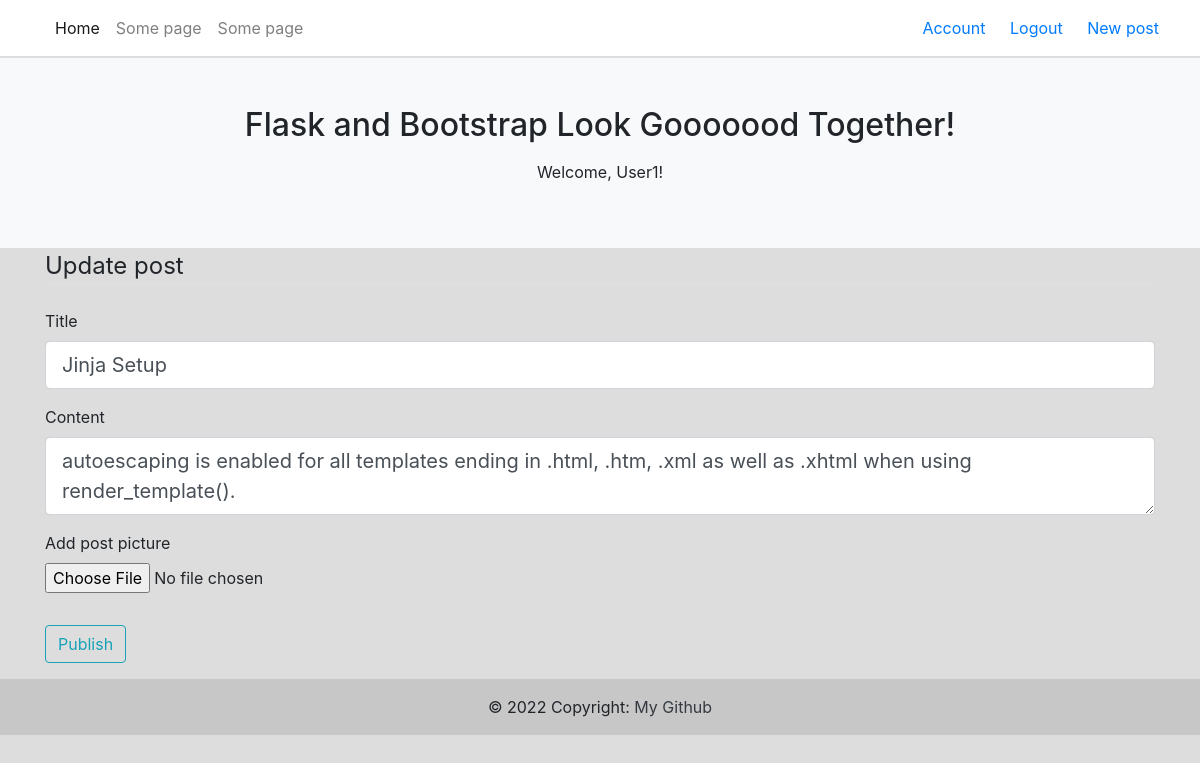
Screenshot of /post/1/update (signed in) with the database file from the repository.
### FlaskBlog/models.py (models this page shows, shortened)
class User(db.Model, UserMixin):
    id = db.Column(db.Integer, primary_key=True)
    username = db.Column(db.String(20), unique=True, nullable=False)
    email = db.Column(db.String(120), unique=True, nullable=False)
    image_file = db.Column(db.String(20), nullable=False,
                           default='default.png')
    password = db.Column(db.String(60), nullable=False)
    posts = db.relationship('Post', backref='author', lazy=True)

class Post(db.Model):
    id = db.Column(db.Integer, primary_key=True)
    title = db.Column(db.String(100), nullable=False)
    date_posted = db.Column(db.DateTime, nullable=False,
                            default=datetime.utcnow)
    content = db.Column(db.Text, nullable=False)
    user_id = db.Column(db.Integer, db.ForeignKey('user.id'), nullable=False)
    post_image = db.Column(db.String(20), nullable=True, default='071.jpg')

### FlaskBlog/postapp/routes.py (the view)
@posts.route("/post/<int:post_id>/update", methods=['GET', 'POST'])
@login_required
def update_post(post_id):
    post = Post.query.get_or_404(post_id)
    if post.author != current_user:
        abort(403)
    form = PostForm()
    if form.validate_on_submit():
        post.title = form.title.data
        post.content = form.content.data
        db.session.commit()
        flash('Post is updated!', 'success')
        return redirect(url_for('posts.view_post', post_id=post.id))
    elif request.method == 'GET':
        form.title.data = post.title
        form.content.data = post.content
    return render_template('create_post.html', title='Update post',
                           form=form, legend='Update post')

### FlaskBlog/postapp/forms.py
class PostForm(FlaskForm):
    title = StringField('Title', validators=[DataRequired()])
    content = TextAreaField('Content', validators=[DataRequired()])
    picture = FileField('Add post picture',
                        validators=[FileAllowed(['jpg', 'png', 'webp']),
                                    Optional()])
    submit = SubmitField('Publish')

### FlaskBlog/models.py (called while the page is built)
@login_manager.user_loader
def load_user(user_id):
    return User.query.get(int(user_id))

### FlaskBlog/templates/create_post.html (shortened to what this page needs)
{% extends "layout.html" %}
{% block content %}
<div class="container align-center" >
    <form method="POST" action="" enctype="multipart/form-data">
        <fieldset class="form-group">
            <legend class="border-bottom mb-4">{{ legend }}</legend>
            <div class="form-group">
                {{ form.title.label(class="form-control-label") }}
                {% if form.title.errors %}
                    {{ form.title(class="form-control form-control-lg is-invalid") }}
                    <div class="invalid-feedback">
                        {% for error in form.title.errors %}
                            <span>{{ error }}</span>
                        {% endfor %}
                    </div>
                {% else %}
                    {{ form.title(class="form-control form-control-lg") }}
                {% endif %}
            </div>
            <div class="form-group">
                {{ form.content.label(class="form-control-label") }}
                {% if form.content.errors %}
                    {{ form.content(class="form-control form-control-lg is-invalid") }}
                    <div class="invalid-feedback">
                        {% for error in form.content.errors %}
                            <span>{{ error }}</span>
                        {% endfor %}
                    </div>
                {% else %}
                    {{ form.content(class="form-control form-control-lg") }}
                {% endif %}
            </div>
            <div class="form-group">
                  {{ form.picture.label() }}
                  {{ form.picture(class="form-control-file") }}
              </div>
        </fieldset>
        <div class="form-group">
            {{ form.submit(class="btn btn-outline-info") }}
        </div>
    </form>
</div>
{% endblock content %}

### FlaskBlog/templates/layout.html (shortened to what this page needs)
<!DOCTYPE html>
<html lang="en">
<head>
    <link href="//netdna.bootstrapcdn.com/bootstrap/4.0.0/css/bootstrap.min.css" rel="stylesheet" id="bootstrap-css">
</head>
<body>
<header>
    <nav class="navbar navbar-expand-lg navbar-light bg-white fixed-top">
      <div class="container-fluid">
        <div class="collapse navbar-collapse" id="navbarExample01">
          <ul class="navbar-nav me-auto mb-2 mb-lg-0">
            <li class="nav-item active">
              <a class="nav-link" aria-current="page" href="/">Home</a>
            </li>
            <li class="nav-item">
              <a class="nav-link" href="/" rel="nofollow"
                target="_blank">Some page</a>
            </li>
            <li class="nav-item">
              <a class="nav-link" href="/" target="_blank">Some page</a>
            </li>
          </ul>
        </div>
          <div class="align-right">
              {% if current_user.is_authenticated %}
              <a class="u-button-style u-nav-link u-text-active-palette-1-base u-text-white u-text-hover-palette-2-base"
                       href="{{url_for('users.account')}}" style="padding: 10px;">
                        Account
              </a>
              <a class="u-button-style u-nav-link u-text-active-palette-1-base u-text-white u-text-hover-palette-2-base"
                       href="{{url_for('users.logout')}}" style="padding: 10px;">
                        Logout
              </a>
              <a class="u-button-style u-nav-link u-text-active-palette-1-base u-text-white u-text-hover-palette-2-base"
                       href="{{url_for('posts.new_post')}}" style="padding: 10px;">
                        New post
              </a>
              {% endif %}
          </div>
      </div>
    </nav>
    <div id="intro" class="p-5 text-center bg-light">
      <h1 class="mb-3 h2">Flask and Bootstrap Look Gooooood Together!</h1>
      {% if current_user.is_authenticated %}
      <p class="mb-3">Welcome, {{ current_user.username }}!</p>
      {% endif %}
    </div>
  </header>
{% block content %} {% endblock content %}
  <footer class="bg-light text-lg-start">
    <div class="text-center p-3" style="background-color: rgba(0, 0, 0, 0.2);">
      © 2022 Copyright:
      <a class="text-dark" href="https://github.com/valentinafomina/">My Github</a>
    </div>
  </footer>
</body>
</html>

### FlaskBlog/templates/layout.html (style rules this page uses)
body { background-color:#ddd; }
.bg-white { background-color:#fff; }
#intro { margin-top: 58px; }

### rows the page displays
User: username "User1"
Post: title "Jinja Setup", content "autoescaping is enabled for all templates ending in .html, .htm, .xml as well as .xhtml when using render_template()."

### other values shown
{{ legend }} "Update post"
